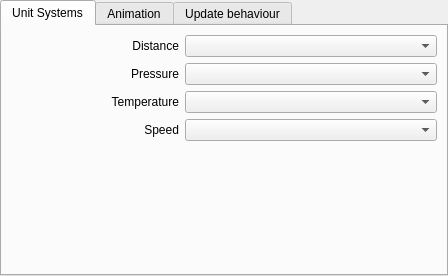
<?xml version="1.0" encoding="UTF-8"?>
<ui version="4.0">
 <class>SettingsPage</class>
 <widget class="QWidget" name="SettingsPage">
  <property name="geometry">
   <rect>
    <x>0</x>
    <y>0</y>
    <width>448</width>
    <height>276</height>
   </rect>
  </property>
  <layout class="QGridLayout" name="gridLayout">
   <property name="margin">
    <number>0</number>
   </property>
   <item row="0" column="0">
    <widget class="QTabWidget" name="tabWidget">
     <property name="currentIndex">
      <number>0</number>
     </property>
     <widget class="QWidget" name="tabUnitSystems">
      <attribute name="title">
       <string>Unit Systems</string>
      </attribute>
      <layout class="QGridLayout" name="gridLayout_2" columnstretch="2,3">
       <item row="0" column="0">
        <widget class="QLabel" name="label_distanceSystem">
         <property name="layoutDirection">
          <enum>Qt::LeftToRight</enum>
         </property>
         <property name="text">
          <string>Distance</string>
         </property>
         <property name="alignment">
          <set>Qt::AlignRight|Qt::AlignTrailing|Qt::AlignVCenter</set>
         </property>
        </widget>
       </item>
       <item row="0" column="1">
        <widget class="QComboBox" name="comboDistance"/>
       </item>
       <item row="1" column="0">
        <widget class="QLabel" name="label_pressureSystem">
         <property name="text">
          <string>Pressure</string>
         </property>
         <property name="alignment">
          <set>Qt::AlignRight|Qt::AlignTrailing|Qt::AlignVCenter</set>
         </property>
        </widget>
       </item>
       <item row="1" column="1">
        <widget class="QComboBox" name="comboPressure"/>
       </item>
       <item row="2" column="0">
        <widget class="QLabel" name="label_temperatureSystem">
         <property name="sizePolicy">
          <sizepolicy hsizetype="Preferred" vsizetype="Preferred">
           <horstretch>2</horstretch>
           <verstretch>0</verstretch>
          </sizepolicy>
         </property>
         <property name="text">
          <string>Temperature</string>
         </property>
         <property name="alignment">
          <set>Qt::AlignRight|Qt::AlignTrailing|Qt::AlignVCenter</set>
         </property>
        </widget>
       </item>
       <item row="2" column="1">
        <widget class="QComboBox" name="comboTemperature">
         <property name="sizePolicy">
          <sizepolicy hsizetype="Preferred" vsizetype="Fixed">
           <horstretch>2</horstretch>
           <verstretch>0</verstretch>
          </sizepolicy>
         </property>
        </widget>
       </item>
       <item row="3" column="0">
        <widget class="QLabel" name="label_speedSystem">
         <property name="text">
          <string>Speed</string>
         </property>
         <property name="alignment">
          <set>Qt::AlignRight|Qt::AlignTrailing|Qt::AlignVCenter</set>
         </property>
        </widget>
       </item>
       <item row="3" column="1">
        <widget class="QComboBox" name="comboSpeed">
         <property name="sizePolicy">
          <sizepolicy hsizetype="Preferred" vsizetype="Fixed">
           <horstretch>0</horstretch>
           <verstretch>0</verstretch>
          </sizepolicy>
         </property>
        </widget>
       </item>
       <item row="4" column="1">
        <spacer name="verticalSpacer">
         <property name="orientation">
          <enum>Qt::Vertical</enum>
         </property>
         <property name="sizeHint" stdset="0">
          <size>
           <width>20</width>
           <height>0</height>
          </size>
         </property>
        </spacer>
       </item>
      </layout>
     </widget>
     <widget class="QWidget" name="tabAnimation">
      <attribute name="title">
       <string>Animation</string>
      </attribute>
      <layout class="QGridLayout" name="gridLayout_5" columnstretch="2,3">
       <item row="0" column="0">
        <widget class="QLabel" name="label_pagechange">
         <property name="sizePolicy">
          <sizepolicy hsizetype="Preferred" vsizetype="Preferred">
           <horstretch>2</horstretch>
           <verstretch>0</verstretch>
          </sizepolicy>
         </property>
         <property name="text">
          <string>Page</string>
         </property>
         <property name="alignment">
          <set>Qt::AlignRight|Qt::AlignTrailing|Qt::AlignVCenter</set>
         </property>
        </widget>
       </item>
       <item row="0" column="1">
        <widget class="QComboBox" name="comboPageAnimation">
         <property name="sizePolicy">
          <sizepolicy hsizetype="Preferred" vsizetype="Fixed">
           <horstretch>2</horstretch>
           <verstretch>0</verstretch>
          </sizepolicy>
         </property>
        </widget>
       </item>
       <item row="1" column="0">
        <widget class="QLabel" name="label_daynames">
         <property name="sizePolicy">
          <sizepolicy hsizetype="Preferred" vsizetype="Preferred">
           <horstretch>2</horstretch>
           <verstretch>0</verstretch>
          </sizepolicy>
         </property>
         <property name="text">
          <string>Dayformat</string>
         </property>
         <property name="alignment">
          <set>Qt::AlignRight|Qt::AlignTrailing|Qt::AlignVCenter</set>
         </property>
        </widget>
       </item>
       <item row="1" column="1">
        <widget class="QComboBox" name="comboDayformatAnimation">
         <property name="sizePolicy">
          <sizepolicy hsizetype="Preferred" vsizetype="Fixed">
           <horstretch>2</horstretch>
           <verstretch>0</verstretch>
          </sizepolicy>
         </property>
        </widget>
       </item>
       <item row="2" column="0">
        <widget class="QLabel" name="label_detailchange">
         <property name="sizePolicy">
          <sizepolicy hsizetype="Preferred" vsizetype="Preferred">
           <horstretch>2</horstretch>
           <verstretch>0</verstretch>
          </sizepolicy>
         </property>
         <property name="text">
          <string>Details</string>
         </property>
         <property name="alignment">
          <set>Qt::AlignRight|Qt::AlignTrailing|Qt::AlignVCenter</set>
         </property>
        </widget>
       </item>
       <item row="2" column="1">
        <widget class="QComboBox" name="comboDetailAnimation">
         <property name="sizePolicy">
          <sizepolicy hsizetype="Preferred" vsizetype="Fixed">
           <horstretch>2</horstretch>
           <verstretch>0</verstretch>
          </sizepolicy>
         </property>
        </widget>
       </item>
       <item row="3" column="0">
        <widget class="QLabel" name="label_iconchange">
         <property name="layoutDirection">
          <enum>Qt::RightToLeft</enum>
         </property>
         <property name="text">
          <string>Weather icon</string>
         </property>
         <property name="alignment">
          <set>Qt::AlignRight|Qt::AlignTrailing|Qt::AlignVCenter</set>
         </property>
        </widget>
       </item>
       <item row="3" column="1">
        <widget class="QComboBox" name="comboIconAnimation"/>
       </item>
       <item row="4" column="0">
        <widget class="QLabel" name="label_duration">
         <property name="sizePolicy">
          <sizepolicy hsizetype="Preferred" vsizetype="Preferred">
           <horstretch>2</horstretch>
           <verstretch>0</verstretch>
          </sizepolicy>
         </property>
         <property name="text">
          <string>Transition duration</string>
         </property>
         <property name="alignment">
          <set>Qt::AlignRight|Qt::AlignTrailing|Qt::AlignVCenter</set>
         </property>
        </widget>
       </item>
       <item row="4" column="1">
        <layout class="QHBoxLayout" name="horizontalLayout_2">
         <item>
          <widget class="QSlider" name="sliderAnimationDuration">
           <property name="sizePolicy">
            <sizepolicy hsizetype="Expanding" vsizetype="Fixed">
             <horstretch>2</horstretch>
             <verstretch>0</verstretch>
            </sizepolicy>
           </property>
           <property name="minimum">
            <number>150</number>
           </property>
           <property name="maximum">
            <number>1000</number>
           </property>
           <property name="orientation">
            <enum>Qt::Horizontal</enum>
           </property>
          </widget>
         </item>
         <item>
          <widget class="QLabel" name="label_animationDuration">
           <property name="sizePolicy">
            <sizepolicy hsizetype="Fixed" vsizetype="Preferred">
             <horstretch>0</horstretch>
             <verstretch>0</verstretch>
            </sizepolicy>
           </property>
           <property name="minimumSize">
            <size>
             <width>55</width>
             <height>0</height>
            </size>
           </property>
           <property name="frameShape">
            <enum>QFrame::NoFrame</enum>
           </property>
           <property name="text">
            <string/>
           </property>
           <property name="alignment">
            <set>Qt::AlignCenter</set>
           </property>
          </widget>
         </item>
        </layout>
       </item>
       <item row="5" column="1">
        <spacer name="verticalSpacer_2">
         <property name="orientation">
          <enum>Qt::Vertical</enum>
         </property>
         <property name="sizeHint" stdset="0">
          <size>
           <width>20</width>
           <height>0</height>
          </size>
         </property>
        </spacer>
       </item>
      </layout>
     </widget>
     <widget class="QWidget" name="tabUpdateBehaviour">
      <attribute name="title">
       <string>Update behaviour</string>
      </attribute>
      <layout class="QGridLayout" name="gridLayout_3" columnstretch="1,1">
       <item row="0" column="0">
        <widget class="QLabel" name="label_updateInterval">
         <property name="toolTip">
          <string>This is the normal update interval to update the weather data.</string>
         </property>
         <property name="text">
          <string>Update interval</string>
         </property>
         <property name="alignment">
          <set>Qt::AlignRight|Qt::AlignTrailing|Qt::AlignVCenter</set>
         </property>
        </widget>
       </item>
       <item row="0" column="1">
        <widget class="QComboBox" name="comboInterval">
         <property name="sizePolicy">
          <sizepolicy hsizetype="Preferred" vsizetype="Fixed">
           <horstretch>0</horstretch>
           <verstretch>0</verstretch>
          </sizepolicy>
         </property>
        </widget>
       </item>
       <item row="1" column="0">
        <widget class="QLabel" name="label_startDelay">
         <property name="toolTip">
          <string>If you do not want yaWP to update the weather information right on start , than you want to increase this value.</string>
         </property>
         <property name="text">
          <string>Start delay</string>
         </property>
         <property name="alignment">
          <set>Qt::AlignRight|Qt::AlignTrailing|Qt::AlignVCenter</set>
         </property>
        </widget>
       </item>
       <item row="1" column="1">
        <layout class="QHBoxLayout" name="horizontalLayout" stretch="3,0">
         <item>
          <widget class="KIntSpinBox" name="spinboxStartDelay">
           <property name="sizePolicy">
            <sizepolicy hsizetype="Minimum" vsizetype="Fixed">
             <horstretch>0</horstretch>
             <verstretch>0</verstretch>
            </sizepolicy>
           </property>
           <property name="maximum">
            <number>60</number>
           </property>
          </widget>
         </item>
         <item>
          <widget class="QLabel" name="labelStartDelayUnit">
           <property name="text">
            <string>minutes</string>
           </property>
          </widget>
         </item>
        </layout>
       </item>
       <item row="2" column="0" colspan="2">
        <widget class="QGroupBox" name="groupBoxTraverseLocationsPeriodically">
         <property name="title">
          <string>Traverse to next location periodically</string>
         </property>
         <property name="flat">
          <bool>false</bool>
         </property>
         <property name="checkable">
          <bool>true</bool>
         </property>
         <property name="checked">
          <bool>false</bool>
         </property>
         <layout class="QGridLayout" name="gridLayout_4" columnstretch="1,1">
          <item row="0" column="0">
           <widget class="QLabel" name="labelTraverseLocation">
            <property name="text">
             <string>Traverse to next location</string>
            </property>
            <property name="alignment">
             <set>Qt::AlignRight|Qt::AlignTrailing|Qt::AlignVCenter</set>
            </property>
           </widget>
          </item>
          <item row="0" column="1">
           <layout class="QHBoxLayout" name="horizontalLayout_3" stretch="3,0">
            <item>
             <widget class="QSpinBox" name="spinTraverseLocationsTimeout">
              <property name="minimum">
               <number>1</number>
              </property>
              <property name="maximum">
               <number>3600</number>
              </property>
             </widget>
            </item>
            <item>
             <widget class="QLabel" name="labelTraverseUnit">
              <property name="minimumSize">
               <size>
                <width>0</width>
                <height>0</height>
               </size>
              </property>
              <property name="text">
               <string>seconds</string>
              </property>
             </widget>
            </item>
           </layout>
          </item>
         </layout>
        </widget>
       </item>
       <item row="3" column="0" colspan="2">
        <spacer name="verticalSpacer_3">
         <property name="orientation">
          <enum>Qt::Vertical</enum>
         </property>
         <property name="sizeHint" stdset="0">
          <size>
           <width>20</width>
           <height>0</height>
          </size>
         </property>
        </spacer>
       </item>
      </layout>
     </widget>
    </widget>
   </item>
  </layout>
 </widget>
 <customwidgets>
  <customwidget>
   <class>KIntSpinBox</class>
   <extends>QSpinBox</extends>
   <header>knuminput.h</header>
  </customwidget>
 </customwidgets>
 <resources/>
 <connections/>
</ui>
